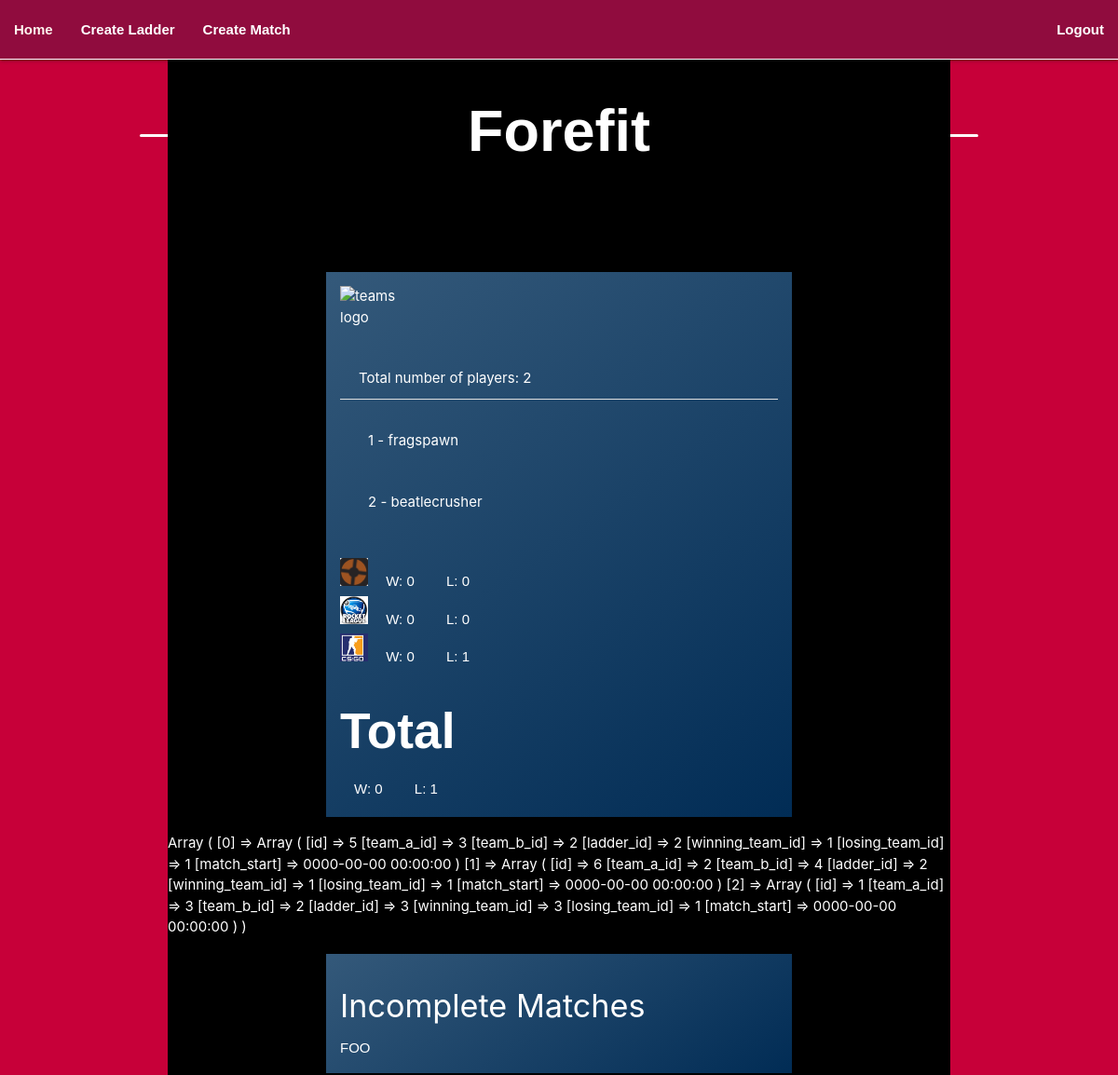
Page /old/teamcard.php?teamid=2 (signed in) on the earlier database version.
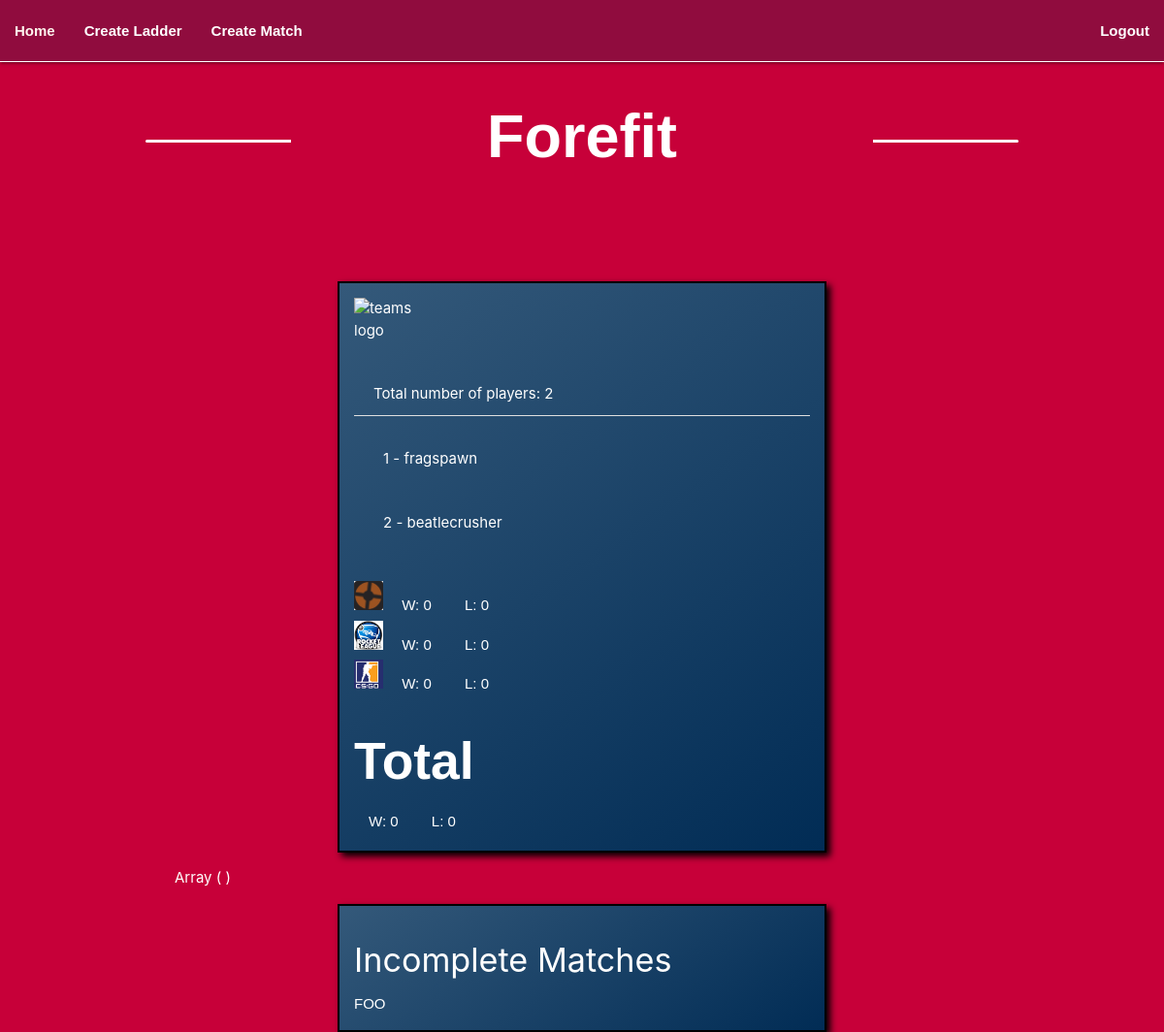
Same page on the later database version.
### tables this page shows
CREATE TABLE `team` (
  `id` int(11) NOT NULL AUTO_INCREMENT,
  `team_name` varchar(24) NOT NULL,
  `color` varchar(16) NOT NULL,
  `image` varchar(256) NOT NULL,
  PRIMARY KEY (`id`)
);

CREATE TABLE `player` (
  `id` int(11) NOT NULL AUTO_INCREMENT,
  `name` varchar(24) NOT NULL,
  `pass` varchar(255) NOT NULL,
  `seated_loc` varchar(24) NOT NULL,
  `image` varchar(24) NOT NULL,
  `team_id` int(11) NOT NULL,
  `user_privileges` varchar(1) NOT NULL DEFAULT '0',
  PRIMARY KEY (`id`),
  KEY `team_id` (`team_id`),
  CONSTRAINT `player_ibfk_1` FOREIGN KEY (`team_id`) REFERENCES `team` (`id`) ON DELETE NO ACTION ON UPDATE NO ACTION
);

CREATE TABLE `ladder` (
  `id` int(11) NOT NULL AUTO_INCREMENT,
  `game` varchar(32) NOT NULL,
  `description` text NOT NULL,
  `players` tinyint(4) NOT NULL,
  `start_time` timestamp NOT NULL DEFAULT current_timestamp() ON UPDATE current_timestamp(),
  `color` varchar(16) NOT NULL,
  `image` varchar(256) NOT NULL,
  PRIMARY KEY (`id`)
);

### old/teamcard.php (the view)
<!DOCTYPE html>
<html lang="en">
<?php
    include 'functions.php';
	dom_head();
	echo '<body>';
    $conn = dbconnect();
    $getTotalTeamWins = "SELECT count(*) AS total_win
        FROM played_match
        WHERE (team_a_id = " . (int)$_GET['teamid'] . " OR team_b_id = " . (int)$_GET['teamid'] . ") AND
            winning_team_id = " . (int)$_GET['teamid'] . " AND
			losing_team_id > 1";
    $stmt = $conn->prepare($getTotalTeamWins);
    $stmt->execute();
    $total_wins = $stmt->fetch(PDO::FETCH_ASSOC);
    $total_wins = $total_wins['total_win'];
    $getTotalTeamLosses = "SELECT count(*) AS total_loss
        FROM played_match
        WHERE (team_a_id = " . (int)$_GET['teamid'] . " OR team_b_id = " . (int)$_GET['teamid'] . ") AND
            losing_team_id = " . (int)$_GET['teamid'] . " AND
			winning_team_id > 1";
    $stmt = $conn->prepare($getTotalTeamLosses);
    $stmt->execute();
    $total_loss = $stmt->fetch(PDO::FETCH_ASSOC);
    $total_loss = $total_loss['total_loss'];
    $getTeamDetails = "SELECT * FROM team WHERE id = " . (int)$_GET['teamid'];
    $stmt = $conn->prepare($getTeamDetails);
    $stmt->execute();
    $team_details = $stmt->fetch(PDO::FETCH_ASSOC);
    $getLadders = "SELECT * FROM ladder";
    $stmt = $conn->prepare($getLadders);
    $stmt->execute();
    $ladders = $stmt->fetchAll(PDO::FETCH_ASSOC);
    $getTeamMembers = "SELECT player.name
        FROM player, team
        WHERE team.id = " . (int)$_GET['teamid'] . " AND
        team.id = player.team_id;";
    $stmt = $conn->prepare($getTeamMembers);
    $stmt->execute();
    $members = $stmt->fetchAll(PDO::FETCH_ASSOC);
    dom_nav();
?>
  <section class="container" style="background-color: <?php echo $team_details['color']; ?>">
    <div class="title">
    <h1><?php echo $team_details['team_name']; ?></h1></div>
    <div class="detailedteamcard">
      <div class="teamcard">
      <img src="img/<?php echo $team_details['image'] ?>" height="64" width="64" alt="teams logo">
        <ul class="collection with-header">
        <?php
        echo  '<li class="collection-header transparent white-text"> Total number of players: '  .  count($members) . '</li>';
        $count = 1;
        foreach($members as $member) {
            echo '<li class="collection-item transparent white-text">' . $count++ .  ' - ' .  $member['name'] . '</li>';
        } ?>
        </ul>
        <div class="teamstats">
<?php
    foreach ($ladders as $ladder) {
        $ladderLoss = "SELECT count(*) AS loss
            FROM played_match
            WHERE ladder_id = " . $ladder['id'] . " AND
            losing_team_id = " . (int)$_GET['teamid'] . " AND
			winning_team_id > 1";
            $stmt = $conn->prepare($ladderLoss);
            $stmt->execute();
            $losses = $stmt->fetch(PDO::FETCH_ASSOC);
        $ladderWins = "SELECT count(*) AS win
            FROM played_match
            WHERE ladder_id = " . $ladder['id'] . " AND
            winning_team_id = " . (int)$_GET['teamid'] . " AND
			losing_team_id > 1";
            $stmt = $conn->prepare($ladderWins);
            $stmt->execute();
            $wins = $stmt->fetch(PDO::FETCH_ASSOC);
?>
          <div>
            <img src="img/<?php echo $ladder['image']; ?>" alt="TF2 Logo">
            <p>W: <?php echo $wins['win'] ?></p>
            <p>L: <?php echo $losses['loss'] ?></p>
          </div>
<?php } ?>
          <div class="totalstats">
            <h2>Total</h2>
            <p>W: <?php echo $total_wins; ?></p>
            <p>L: <?php echo $total_loss; ?></p>
          </div>
        </div>
      </div>
    </div>
<?php
	$incomplete_matches = "SELECT * FROM `played_match`
			WHERE (losing_team_id = 1 OR winning_team_id = 1)
			AND (team_a_id = " . $_SESSION['TeamID'] . " OR team_b_id = " . $_SESSION['TeamID'] . ")
			ORDER BY ladder_id";
    $stmt = $conn->prepare($incomplete_matches);
    $stmt->execute();
    $matchlist = $stmt->fetchAll(PDO::FETCH_ASSOC);
	print_r($matchlist);
?>
	<div class="teamcard">
		<h4>Incomplete Matches</h4>
		<p>FOO</p>
    </div>
  </section>
</body>
</html>

### old/functions.php (shortened to what this page needs)
<?php
  function dom_head(){
    ?>
    <head>
      <link rel="stylesheet" href="css/materialize.css">
      <link rel="stylesheet" href="css/style.css" type="text/css">
    </head>
    <?php
  }
  function dom_nav(){
    switch ($_SESSION['UserPrivileges']) {
        ?>
        <?php
      case 1:
        ?>
        <nav class="navbar_admin">
          <div class="nav-wrapper">
            <ul class="left">
              <li class="waves-effect waves-light"><a href="index.php">Home</a></li>
              <li class="waves-effect waves-light"><a href="admin/createladder.php">Create Ladder</a></li>
              <li class="waves-effect waves-light"><a href="admin/creatematch.php">Create Match</a></li>
            </ul>
            <ul class="right">
              <li class="waves-effect waves-light"><a href="control/logout.php">Logout</a></li>
            </ul>
          </div>
        </nav>
        <?php
        break;
        ?>
        <?php
    }
  }
    ?>

### old/css/style.css (style rules this page uses)
* { border: 0; padding: 0; margin: 0; box-sizing: border-box; color: white; }
html { height: 100%; }
body { background-color: #c70039; }
p, h1, h2 { font-family: Verdana, Geneva, Tahoma, sans-serif; color: white; }
a { color: white; text-decoration: none; }
h1, h2 { font-weight: bold; }
.collection > .collection-item { border-bottom: none; margin: 5% 0; }
.collection { border: none; }
.title { font-size: 45px; margin-bottom: 2em; text-align: center; overflow: hidden; }
.teamcard { width: 60%; margin: 1em auto 1em auto; padding: 1em; background-color: rgb(118, 137, 202); background: linear-gradient(145deg, rgb(52, 89, 122), rgb(1, 44, 85)); border: black 2px solid; box-shadow: 4px 4px 7px black; overflow: hidden; }
.teamcard img { display: inline-block; width: 15%; height: 15%; }
.teamcard p { margin-top: 1em; }
.teamstats img { width: 30px; height: 30px; }
.teamstats p { margin: 0 1em 0.25em 1em; display: inline-block; }
nav { background-color: #900c3e; font-family: Verdana, Geneva, Tahoma, sans-serif; font-weight: bold; border-bottom: 1px solid #fff; }
h1, h2, h3, h4, h5 { text-transform: capitalize; }
h1 { z-index: 1; padding: 0; width: 100%; }
h1::before { content: ''; position: absolute; width: 75%; height: .05em; background-color: white; margin-top: .6em; left: 12.5%; border-radius: 20px; z-index: -1; }
h1::after { content: ''; position: absolute; width: 50%; height: 1em; right: 25%; background-color: #c70039; z-index: -1; }
section { height: 100%; }

Differences in the rows shown:
changed team "Forefit": color "black" → "000000" (drawn)
changed ladder (number 3 of 3 on the later page): loss "1" → "0"
Other differences:
$total_loss: "1" → "0"
text no longer shown: "Array ( [0] => Array ( [id] => 5 [team_a_id] => 3 [team_b_id] => 2 [ladder_id] => 2 [winning_team_id] => 1 [losing_team_id] => 1 [match_start] => 0000-00-00 00:00:00 ) [1] => Array ( [id] => 6 [team_a_id] => 2 [team_b_id] => 4 [ladder_id] => 2 [winning_team_id] => 1 [losing_team_id] => 1 [match_start] => 0000-00-00 00:00:00 ) [2] => Array ( [id] => 1 [team_a_id] => 3 [team_b_id] => 2 [ladder_id] => 3 [winning_team_id] => 3 [losing_team_id] => 1 [match_start] => 0000-00-00 00:00:00 ) )"
text now shown: "Array ( )"
